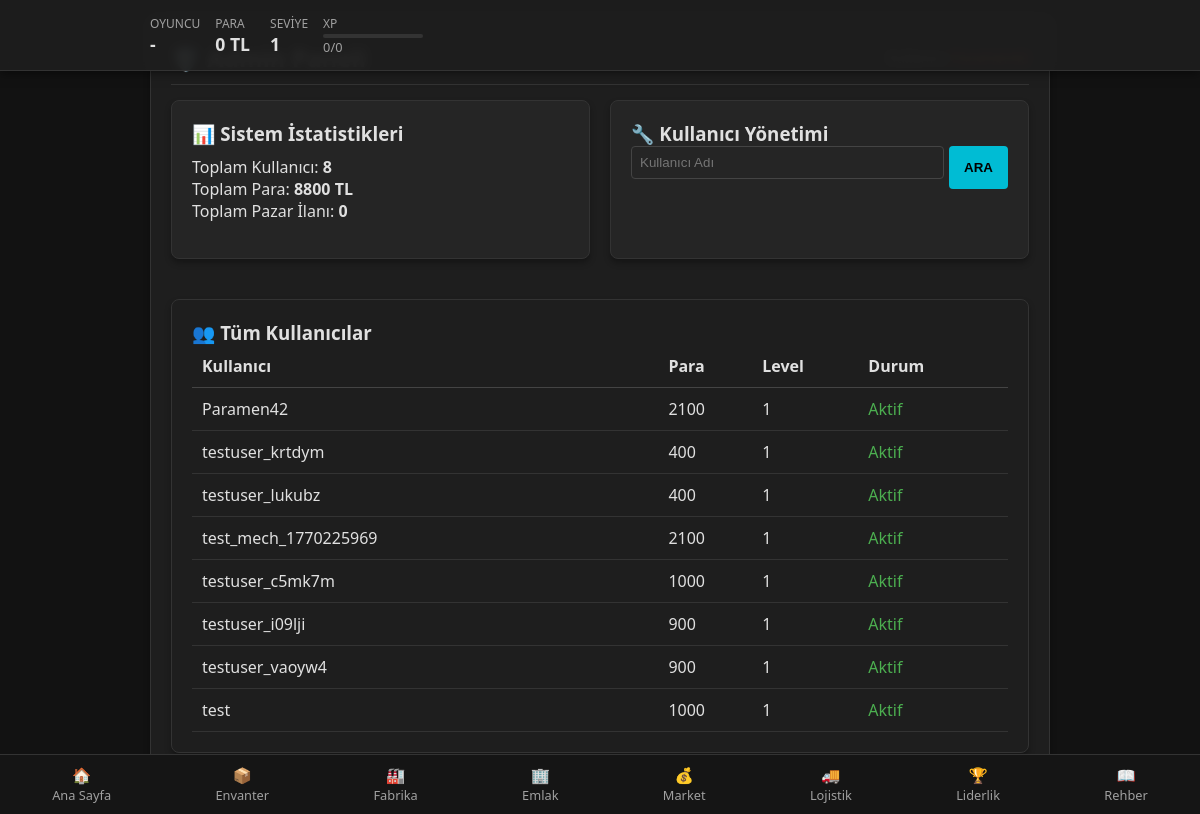
The page /admin (signed in) on the database its author committed.
### tables this page shows
CREATE TABLE users (
            username TEXT PRIMARY KEY,
            password_hash TEXT,
            data TEXT
        );

### app.py (the view)
@app.route('/admin')
def admin_page():
    if 'username' not in session:
        return redirect(url_for('login_page'))
    if session['username'] != 'Paramen42':
        return redirect(url_for('game'))
    conn = get_db_connection()
    rows = conn.execute('SELECT * FROM users').fetchall()
    market_count = conn.execute('SELECT COUNT(*) AS c FROM market').fetchone()['c']
    conn.close()
    users = []
    total_money = 0
    for r in rows:
        d = json.loads(r['data'])
        users.append({
            "username": r['username'],
            "money": d.get('money', 0),
            "level": d.get('level', 1),
            "is_banned": d.get('is_banned', False)
        })
        total_money += d.get('money', 0)
    stats = {
        "total_users": len(users),
        "total_money": total_money,
        "market_listings": market_count
    }
    return render_template('admin.html', users=users, stats=stats, active_page='admin')

### app.py (called while the page is built)
def get_db_connection():
    conn = sqlite3.connect('globalmarket.db')
    conn.row_factory = sqlite3.Row
    return conn

### templates/admin.html (shortened to what this page needs)
{% extends "base.html" %}
{% block content %}
<div class="container" style="padding-top: 20px;">
    <div class="card">
        <div class="card-header">
            <h2>🛡️ Admin Paneli</h2>
            <div style="font-size: 0.9em; color: var(--text-muted);">
                Kullanıcı: <span style="color: var(--danger);">{{ session.username }}</span>
            </div>
        </div>
        <div class="game-grid" style="grid-template-columns: 1fr 1fr;">
            <div class="card" style="background: #252525;">
                <h3>📊 Sistem İstatistikleri</h3>
                <ul style="list-style: none; padding: 0; margin-top: 10px;">
                    <li>Toplam Kullanıcı: <strong>{{ stats.total_users }}</strong></li>
                    <li>Toplam Para: <strong>{{ stats.total_money }} TL</strong></li>
                    <li>Toplam Pazar İlanı: <strong>{{ stats.market_listings }}</strong></li>
                </ul>
            </div>
            <div class="card" style="background: #252525;">
                <h3>🔧 Kullanıcı Yönetimi</h3>
                <div class="input-group">
                    <input type="text" id="admin-target-user" placeholder="Kullanıcı Adı" class="form-input">
                    <button class="btn btn-info" onclick="adminSearchUser()">ARA</button>
                </div>
            </div>
        </div>
        <div class="card" style="margin-top: 20px;">
            <h3>👥 Tüm Kullanıcılar</h3>
            <div style="max-height: 400px; overflow-y: auto;">
                <table style="width: 100%; border-collapse: collapse;">
                    <thead>
                        <tr style="text-align: left; border-bottom: 1px solid #444;">
                            <th style="padding: 10px;">Kullanıcı</th>
                            <th>Para</th>
                            <th>Level</th>
                            <th>Durum</th>
                        </tr>
                    </thead>
                    <tbody id="user-list-body">
                        {% for u in users %}
                        <tr style="border-bottom: 1px solid #333;">
                            <td style="padding: 10px;">{{ u.username }}</td>
                            <td>{{ u.money }}</td>
                            <td>{{ u.level }}</td>
                            <td>
                                {% if u.is_banned %}
                                <span style="color: var(--danger)">YASAKLI</span>
                                {% else %}
                                <span style="color: var(--success)">Aktif</span>
                                {% endif %}
                            </td>
                        </tr>
                        {% endfor %}
                    </tbody>
                </table>
            </div>
        </div>
    </div>
</div>
{% endblock %}

### templates/base.html (shortened to what this page needs)
<!DOCTYPE html>
<html lang="tr">
<head>
    <link rel="stylesheet" href="/static/css/style.css">
    <link rel="stylesheet" href="https://cdnjs.cloudflare.com/ajax/libs/font-awesome/6.0.0/css/all.min.css">
</head>
<body>
    <div class="hud">
        <div class="container hud-content">
            <div class="hud-group">
                <div class="hud-item">
                    <span class="hud-label">Oyuncu</span>
                    <span class="hud-value" id="hud-username">-</span>
                </div>
                <div class="hud-item">
                    <span class="hud-label">Para</span>
                    <span class="hud-value" id="hud-money">0 TL</span>
                </div>
            </div>
            <div class="hud-group">
                <div class="hud-item">
                    <span class="hud-label">Seviye</span>
                    <span class="hud-value" id="hud-level">1</span>
                </div>
                <div class="hud-item" style="min-width: 100px;">
                    <span class="hud-label">XP</span>
                    <div class="xp-bar-bg">
                    </div>
                    <span class="hud-value-small" id="hud-xp">0/0</span>
                </div>
            </div>
        </div>
    </div>
    <div class="main-content">
        {% block content %}{% endblock %}
    </div>
    <nav class="bottom-nav">
        <a href="/game" class="nav-item {% if active_page == 'game' %}active{% endif %}">
            <span style="font-size:1.2em">🏠</span>
            <span>Ana Sayfa</span>
        </a>
        <a href="/inventory" class="nav-item {% if active_page == 'inventory' %}active{% endif %}">
            <span style="font-size:1.2em">📦</span>
            <span>Envanter</span>
        </a>
        <a href="/factory" class="nav-item {% if active_page == 'factory' %}active{% endif %}">
            <span style="font-size:1.2em">🏭</span>
            <span>Fabrika</span>
        </a>
        <a href="/realestate" class="nav-item {% if active_page == 'realestate' %}active{% endif %}">
            <span style="font-size:1.2em">🏢</span>
            <span>Emlak</span>
        </a>
        <a href="/marketplace" class="nav-item {% if active_page == 'market' %}active{% endif %}">
            <span style="font-size:1.2em">💰</span>
            <span>Market</span>
        </a>
        <a href="/logistics" class="nav-item {% if active_page == 'logistics' %}active{% endif %}">
            <span style="font-size:1.2em">🚚</span>
            <span>Lojistik</span>
        </a>
        <a href="/leaderboard" class="nav-item {% if active_page == 'leaderboard' %}active{% endif %}">
            <span style="font-size:1.2em">🏆</span>
            <span>Liderlik</span>
        </a>
        <a href="/guide" class="nav-item {% if active_page == 'guide' %}active{% endif %}">
            <span style="font-size:1.2em">📖</span>
            <span>Rehber</span>
        </a>
    </nav>
</body>
</html>

### static/css/style.css (style rules this page uses)
:root { --bg-dark: #121212; --bg-card: #1e1e1e; --text-main: #e0e0e0; --text-muted: #a0a0a0; --primary: #3f51b5; --primary-hover: #303f9f; --secondary: #607d8b; --success: #4caf50; --danger: #f44336; --warning: #ff9800; --info: #00bcd4; --rare: #9c27b0; --epic: #ff5722; --legendary: #ffeb3b; --border: #333; }
body { background-color: var(--bg-dark); color: var(--text-main); font-family: 'Segoe UI', Tahoma, Geneva, Verdana, sans-serif; margin: 0; padding: 0; }
.hud { position: fixed; top: 0; left: 0; width: 100%; background: rgba(30, 30, 30, 0.95); border-bottom: 1px solid var(--border); z-index: 1000; box-shadow: 0 2px 10px rgba(0,0,0,0.5); backdrop-filter: blur(5px); }
.hud-content { display: flex; align-items: center; height: 70px; gap: 20px; }
.hud-group { display: flex; gap: 15px; align-items: center; }
.hud-item { display: flex; flex-direction: column; justify-content: center; }
.hud-label { font-size: 0.75em; color: var(--text-muted); text-transform: uppercase; }
.hud-value { font-size: 1.1em; font-weight: bold; color: var(--text-main); }
.hud-value-small { font-size: 0.8em; color: var(--text-muted); }
.xp-bar-bg { width: 100%; height: 4px; background: #333; border-radius: 2px; margin-top: 2px; }
.bottom-nav { position: fixed; bottom: 0; left: 0; width: 100%; background: #151515; display: flex; justify-content: space-around; align-items: center; padding: 10px 0; border-top: 1px solid var(--border); z-index: 900; }
.nav-item { display: flex; flex-direction: column; align-items: center; text-decoration: none; color: var(--text-muted); font-size: 0.8em; transition: color 0.2s; }
.container { max-width: 900px; margin: 0 auto; padding: 0 15px; }
.game-grid { display: grid; grid-template-columns: 1fr 1fr 1fr; gap: 20px; }
.card { background: var(--bg-card); border-radius: 8px; padding: 20px; margin-bottom: 20px; box-shadow: 0 4px 6px rgba(0,0,0,0.3); border: 1px solid var(--border); }
.card-header { display: flex; justify-content: space-between; align-items: center; margin-bottom: 15px; border-bottom: 1px solid var(--border); padding-bottom: 10px; }
.card h2, .card h3 { margin: 0; color: var(--text-main); }
.btn { padding: 8px 15px; border: none; border-radius: 4px; cursor: pointer; font-weight: bold; color: white; text-decoration: none; display: inline-block; transition: background 0.2s; }
.btn-info { background: var(--info); color: #000; }
.form-input { background: #252525; border: 1px solid #444; color: white; padding: 8px; border-radius: 4px; width: 100%; box-sizing: border-box; margin-bottom: 10px; }
.input-group { display: flex; gap: 5px; }

### rows shown on the page
users: username "Paramen42", money "2100", level "1"
users: username "testuser_krtdym", money "400", level "1"
users: username "testuser_lukubz", money "400", level "1"
users: username "test_mech_1770225969", money "2100", level "1"
users: username "testuser_c5mk7m", money "1000", level "1"
users: username "testuser_i09lji", money "900", level "1"
users: username "testuser_vaoyw4", money "900", level "1"
users: username "test", money "1000", level "1"

### other values the page prints
{{ stats.total_users }} "8"
{{ stats.total_money }} "8800"
{{ stats.market_listings }} "0"
